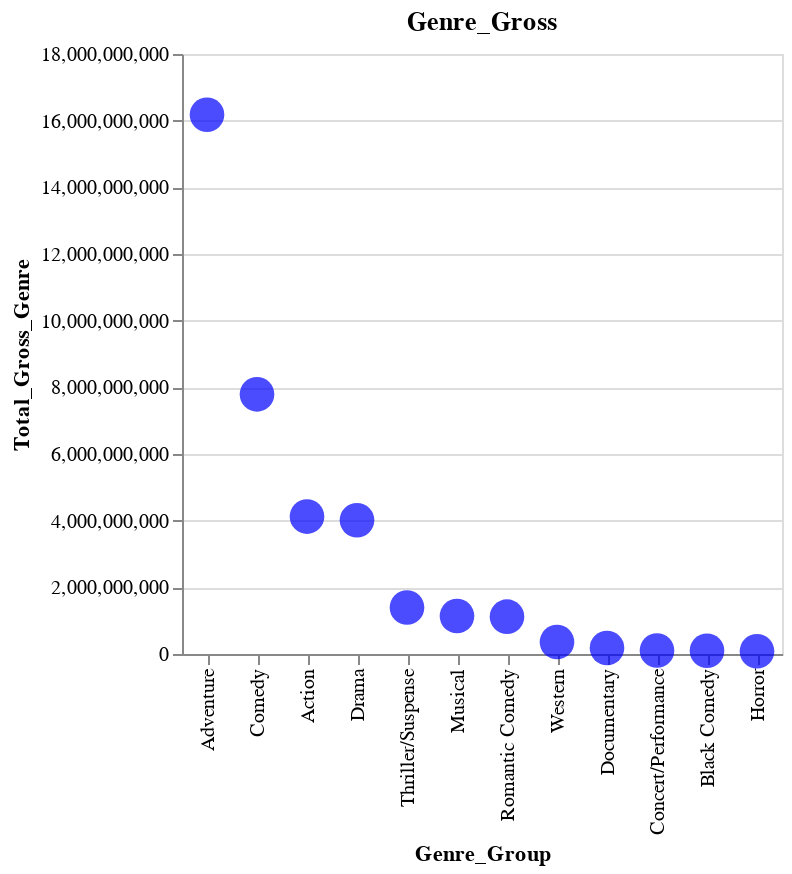

This figure's notebook cell:
### Markdown cell above
```{math}
:label: subtract_label
a-b = c
```
Equation {eq}`subtract_label` is to calculate the difference between two values.

### Code cell
# Visualize the genre groups with the total gross box office using a circle plot


genre_gross_count_plot = (alt.Chart(genre_gross_count, width=300, height=300)
    .mark_circle(color='blue', size=300)
    .encode(
        x=alt.X("genre:N", title="Genre_Group", sort="-y"),
        y=alt.Y("total_gross:Q", title="Total_Gross_Genre"),
    )
    .properties(title="Genre_Gross")
)
genre_gross_count_plot

### Figure 1 — Vega-Lite specification as saved in the notebook (floating-point values rounded to 4 significant figures)
{"config": {"view": {"continuousWidth": 400, "continuousHeight": 300}}, "data": {"name": "data-19a0ecf2081817f9e3fb7d4f5f280673"}, "mark": {"type": "circle", "color": "blue", "size": 300}, "encoding": {"x": {"field": "genre", "sort": "-y", "title": "Genre_Group", "type": "nominal"}, "y": {"field": "total_gross", "title": "Total_Gross_Genre", "type": "quantitative"}}, "height": 300, "title": "Genre_Gross", "width": 300, "$schema": "https://vega.github.io/schema/vega-lite/v4.17.0.json", "datasets": {"data-19a0ecf2081817f9e3fb7d4f5f280673": [{"genre": "Adventure", "total_gross": 16180000000.0, "movie_title": 119}, {"genre": "Comedy", "total_gross": 7790000000.0, "movie_title": 162}, {"genre": "Action", "total_gross": 4122000000.0, "movie_title": 36}, {"genre": "Drama", "total_gross": 4014000000.0, "movie_title": 103}, {"genre": "Thriller/Suspense", "total_gross": 1394000000.0, "movie_title": 23}, {"genre": "Musical", "total_gross": 1139000000.0, "movie_title": 15}, {"genre": "Romantic Comedy", "total_gross": 1121000000.0, "movie_title": 22}, {"genre": "Western", "total_gross": 359000000.0, "movie_title": 7}, {"genre": "Documentary", "total_gross": 180700000.0, "movie_title": 16}, {"genre": "Concert/Performance", "total_gross": 103500000.0, "movie_title": 2}, {"genre": "Black Comedy", "total_gross": 97540000.0, "movie_title": 3}, {"genre": "Horror", "total_gross": 81410000.0, "movie_title": 5}]}}
